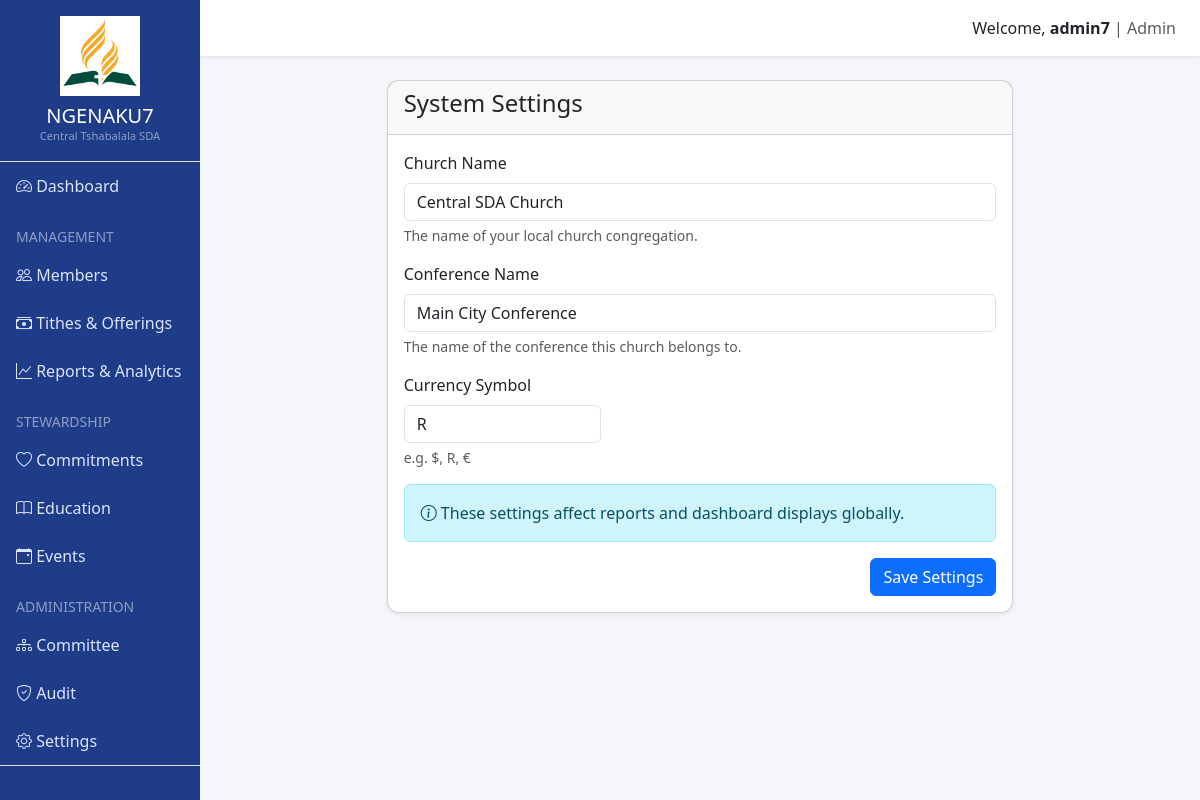
The app's page /stewardship/settings (signed in) with its own data.
### app/models/core.py (models this page shows, shortened)
class User(UserMixin, db.Model):
    id = db.Column(db.Integer, primary_key=True)
    username = db.Column(db.String(64), index=True, unique=True)
    email = db.Column(db.String(120), index=True, unique=True)
    password_hash = db.Column(db.String(128))
    role_id = db.Column(db.Integer, db.ForeignKey('role.id'))
    @property
    def is_admin(self):
        return self.role and self.role.name == 'Admin'
    @property
    def is_staff(self):
        return self.role and self.role.name in ['Admin', 'Director', 'Treasurer']

class Role(db.Model):
    id = db.Column(db.Integer, primary_key=True)
    name = db.Column(db.String(64), unique=True)
    permissions = db.Column(db.Integer)
    users = db.relationship('User', backref='role', lazy='dynamic')

class SystemSetting(db.Model):
    id = db.Column(db.Integer, primary_key=True)
    church_name = db.Column(db.String(128), default='Central Tshabalala SDA')
    conference_name = db.Column(db.String(128))
    currency_symbol = db.Column(db.String(10), default='R')
    updated_at = db.Column(db.DateTime, default=datetime.utcnow, onupdate=datetime.utcnow)

### app/routes/stewardship.py (the view, shortened to what this page needs)
@bp.route('/settings', methods=['GET', 'POST'])
@login_required
def settings():
    setting = SystemSetting.query.first()
    if not setting:
        setting = SystemSetting(church_name='My Local Church', conference_name='My Conference')
        db.session.add(setting)
        db.session.commit()
    return render_template('stewardship/settings.html', setting=setting)

### app/models/core.py (called while the page is built)
@login_manager.user_loader
def load_user(id):
    return User.query.get(int(id))

### app/templates/stewardship/settings.html
{% extends "base.html" %}
{% block content %}
<div class="row justify-content-center">
    <div class="col-md-8">
        <div class="card shadow-sm">
            <div class="card-header">
                <h4>System Settings</h4>
            </div>
            <div class="card-body">
                <form method="POST">
                    <div class="mb-3">
                        <label class="form-label">Church Name</label>
                        <input type="text" name="church_name" class="form-control" value="{{ setting.church_name }}"
                            required>
                        <div class="form-text">The name of your local church congregation.</div>
                    </div>
                    <div class="mb-3">
                        <label class="form-label">Conference Name</label>
                        <input type="text" name="conference_name" class="form-control"
                            value="{{ setting.conference_name }}">
                        <div class="form-text">The name of the conference this church belongs to.</div>
                    </div>
                    <div class="col-md-4 mb-3">
                        <label class="form-label">Currency Symbol</label>
                        <input type="text" name="currency_symbol" class="form-control"
                            value="{{ setting.currency_symbol }}" required>
                        <div class="form-text">e.g. $, R, €</div>
                    </div>
                    <div class="alert alert-info">
                        <i class="bi bi-info-circle"></i> These settings affect reports and dashboard displays globally.
                    </div>
                    <div class="d-flex justify-content-end">
                        <button type="submit" class="btn btn-primary">Save Settings</button>
                    </div>
                </form>
            </div>
        </div>
    </div>
</div>
{% endblock %}

### app/templates/base.html (shortened to what this page needs)
<!DOCTYPE html>
<html lang="en">
<head>
    <link href="https://cdn.jsdelivr.net/npm/bootstrap@5.3.2/dist/css/bootstrap.min.css" rel="stylesheet">
    <link href="https://cdn.jsdelivr.net/npm/bootstrap-icons/font/bootstrap-icons.css" rel="stylesheet">
</head>
<body>
    <div class="container-fluid">
        <div class="row">
            {% if current_user.is_authenticated %}
            <div class="col-md-2 sidebar p-0">
                <div class="text-center py-3 border-bottom">
                    <img src="{{ url_for('static', filename='img/logo.png') }}" alt="SDA Logo" class="img-fluid mb-2"
                        style="max-height: 80px;">
                    <h5 class="m-0">NGENAKU7</h5>
                    <small class="d-block text-white-50" style="font-size: 0.7rem;">Central Tshabalala SDA</small>
                </div>
                <a href="{{ url_for('main.dashboard') }}"><i class="bi bi-speedometer2"></i> Dashboard</a>
                {% if current_user.is_staff %}
                <ul class="list-unstyled ps-3 small text-uppercase text-white-50 mt-3 mb-1">
                    <li>Management</li>
                </ul>
                <a href="{{ url_for('members.index') }}"><i class="bi bi-people"></i> Members</a>
                <a href="{{ url_for('finance.index') }}"><i class="bi bi-cash-stack"></i> Tithes & Offerings</a>
                <a href="{{ url_for('reports.index') }}"><i class="bi bi-graph-up"></i> Reports & Analytics</a>
                {% endif %}
                <ul class="list-unstyled ps-3 small text-uppercase text-white-50 mt-3 mb-1">
                    <li>Stewardship</li>
                </ul>
                <a href="{{ url_for('stewardship.commitments') }}"><i class="bi bi-heart"></i> Commitments</a>
                <a href="{{ url_for('stewardship.education') }}"><i class="bi bi-book"></i> Education</a>
                <a href="{{ url_for('stewardship.events') }}"><i class="bi bi-calendar-event"></i> Events</a>
                {% if current_user.is_admin or current_user.is_director %}
                <ul class="list-unstyled ps-3 small text-uppercase text-white-50 mt-3 mb-1">
                    <li>Administration</li>
                </ul>
                <a href="{{ url_for('stewardship.committee') }}"><i class="bi bi-diagram-3"></i> Committee</a>
                <a href="{{ url_for('stewardship.audit') }}"><i class="bi bi-shield-check"></i> Audit</a>
                <a href="{{ url_for('stewardship.settings') }}"><i class="bi bi-gear"></i> Settings</a>
                {% endif %}
                <div class="mt-auto pt-3 border-top border-white-50">
                    <a href="{{ url_for('auth.logout') }}" class="text-danger"><i class="bi bi-box-arrow-right"></i>
                        Logout</a>
                </div>
            </div>
            {% endif %}
            <div class="{{ 'col-md-10 p-0 main-content' if current_user.is_authenticated else 'col-12 p-0' }}">
                <nav class="navbar navbar-light shadow-sm px-4">
                    <span class="navbar-text ms-auto">
                        {% if current_user.is_authenticated %}
                        <a href="{{ url_for('main.profile') }}" class="text-decoration-none text-dark">
                            Welcome, <strong>{{ current_user.username }}</strong>
                        </a> | {{ current_user.role.name }}
                        {% else %}
                        <button type="button" class="btn btn-sm btn-outline-primary me-2" data-bs-toggle="modal"
                            data-bs-target="#loginModal">Login</button>
                        <button type="button" class="btn btn-sm btn-primary" data-bs-toggle="modal"
                            data-bs-target="#signupModal">Sign Up</button>
                        {% endif %}
                    </span>
                </nav>
                <div class="p-4">
                    {% block content %}{% endblock %}
                </div>
            </div>
        </div>
    </div>
</body>
</html>

### app/templates/base.html (style rules this page uses)
body { background-color: #f4f6f9; }
.sidebar { height: 100vh; background: #1f3c88; color: #fff; position: fixed; top: 0; left: 0; overflow-y: auto; }
.sidebar a { color: #dce3ff; text-decoration: none; display: block; padding: 12px 16px; }
.card { border-radius: 12px; }
.navbar { background: #ffffff; }
.main-content { margin-left: 16.66667%; transition: all 0.3s; }

### records on screen
User: username "admin7"
Role: role.name "Admin"
SystemSetting: church_name "Central SDA Church", conference_name "Main City Conference", currency_symbol "R"
